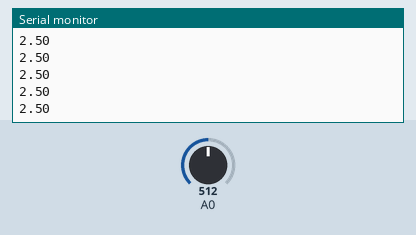
A sketch run on a simulated Arduino Uno, built with avr-gcc and run on an emulated ATmega328P. Parts: the last lines printed to the serial monitor. The test bench sets the inputs (shaded band); at power-on: A0 = 512.

Above: at 1.2 s.
1.3 s: A0 set to 716
At 2.3 s:
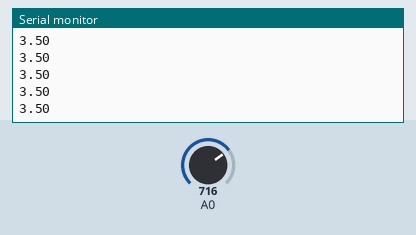
2.8 s: A0 set to 900
At 3.8 s:
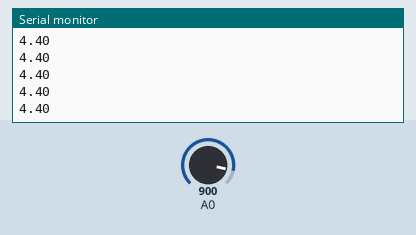
Timing chart, 0 to 5.8 s (numbered marks = the images above; inputs shaded):
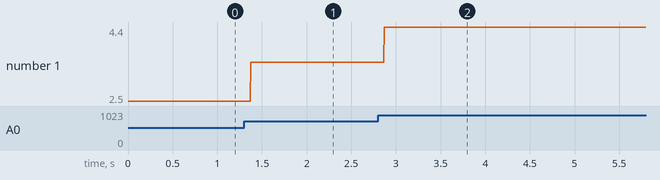

The sketch:

lala.ino
```cpp
void setup() {

  Serial.begin(9600);
}


void loop() {

  int sensorValue = analogRead(A0);

  float voltage = sensorValue * (5.0/ 1023.0);

  Serial.println(voltage);
}
```

main.c
```cpp
#include <stdio.h>
main()
{
	printf("hello world");
}
```

Measured:
- after the input at 1.3 s, the serial monitor: prints a new line after 0.07 s (image 1)
- after the input at 2.8 s, the serial monitor: prints a new line after 0.07 s (image 2)
- plotted number 1: 2.5 → 3.5 after the input at 1.3 s, 3.5 → 4.4 after the input at 2.8 s
